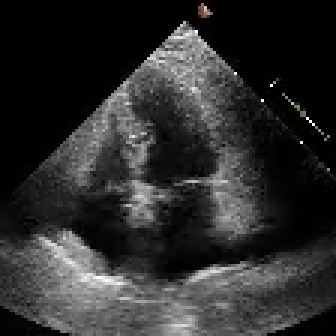
#> input picture frame 14 of Labs/02/Task_3_Echo_Analysis/data/0X1A0A263B22CCD966.mp4, 112 x 112 px (shown 3 times larger)
$ jupyter execute task3.ipynb
#> lines starting #> are read from the running program, lines starting #| are printed output that depends on the picture
[cell 1]
import cv2
import numpy as np
import matplotlib.pyplot as plt

[cell 2]
from pathlib import Path

DIR_OUTPUT = Path("./output")
DIR_DATA   = Path("./data")
DIR_OUTPUT.mkdir(parents=True, exist_ok=True)
DIR_DATA.mkdir(parents=True, exist_ok=True)

do it frame by frame

-histogram equalization

-colormap_jet

-apply color balance adjustment

-logarithmic transformation

-power law transformation (gamma transformation)

[cell 3]
#pre-compute lookup
x = np.arange(256, dtype=np.float32)

#log transform
log_lut = (255 / np.log(256)) * np.log(1+x)
# np.log(1 + x) stretches dark values and compresses bright ones.
# 255 / np.log(256) is the scaling constant, so the input 255 maps to exactly 255.

[cell 4]
#power law
gamma = 1.5 #gamma > 1 to suppress bright backscatter
gamma_lut = 255 * (x/255) ** gamma

# Combine both into a single table: log first, then gamma
combined = np.interp(log_lut, x, gamma_lut)
LUT = np.clip(combined, 0, 255).astype(np.uint8) #.astype(np.uint8) converts to 8-bit, which cv2.LUT requires

[cell 5]
def color_balance(img):
  f = img.astype(np.float32)
  b, g, r = cv2.split(f)
  mb, mg, mr = b.mean() + 1e-6, g.mean() + 1e-6, r.mean() + 1e-6
  gray = (mb+mg+mr) / 3
  b *= gray / mb
  g *= gray / mg
  r*= gray / mr
  return np.clip(cv2.merge([b, g, r]), 0, 255).astype(np.uint8)


def enhance(frame):
  gray = cv2.cvtColor(frame, cv2.COLOR_BGR2GRAY)
  eq = cv2.equalizeHist(gray)
  heatmap = cv2.applyColorMap(eq, cv2.COLORMAP_JET)
  balance = color_balance(heatmap)
  return cv2.LUT(balance, LUT)

[cell 6]
video = cv2.VideoCapture(DIR_DATA / "0X1A0A263B22CCD966.mp4")
assert video.isOpened(), "Could not open the video. Check the path."

fps = video.get(cv2.CAP_PROP_FPS) or 30
w = int(video.get(cv2.CAP_PROP_FRAME_WIDTH))
h = int(video.get(cv2.CAP_PROP_FRAME_HEIGHT))

out = cv2.VideoWriter(str(DIR_OUTPUT / "enhanced.mp4"), cv2.VideoWriter_fourcc(*"mp4v"), fps, (w*2, h))
#from google.colab.patches import cv2_imshow
while True:
  ret, frame = video.read()
#> frame is the input picture: shape (112, 112, 3); mean B, G, R 44.6, 44.6, 44.7
  if not ret: #end of video
    break
  processed = enhance(frame)
#> in enhance, `eq = cv2.equalizeHist(gray)`:
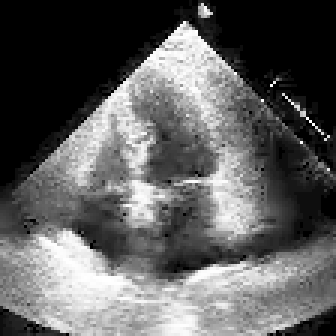
#> eq: shape (112, 112) (shown 3 times larger); min 0, max 255, mean 94.4
#> in enhance, `heatmap = cv2.applyColorMap(eq, cv2.COLORMAP_JET)`:
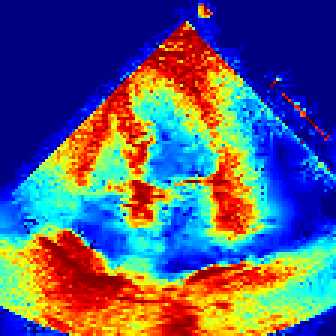
#> heatmap: shape (112, 112, 3) (shown 3 times larger); mean B, G, R 123.2, 93.7, 88.1
#> in color_balance, `b, g, r = cv2.split(f)`:
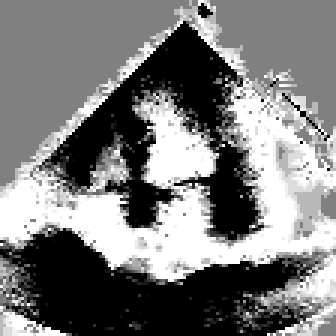
#> b: shape (112, 112) float32 (shown 3 times larger); min 0, max 255, mean 123.2
#> in color_balance, `b, g, r = cv2.split(f)`:
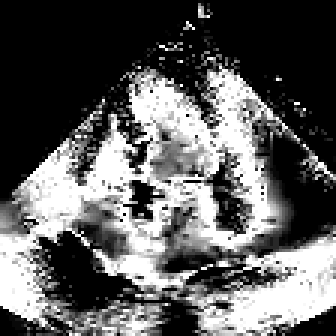
#> g: shape (112, 112) float32 (shown 3 times larger); min 0, max 255, mean 93.7
#> in color_balance, `b, g, r = cv2.split(f)`:
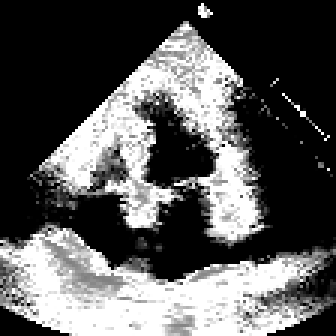
#> r: shape (112, 112) float32 (shown 3 times larger); min 0, max 255, mean 88.1
#> in color_balance, `mb, mg, mr = b.mean() + 1e-6, g.mean() + 1e-6, r.mean() + 1e-6`: mb = 123.2; mg = 93.74; mr = 88.13
#> in color_balance, `gray = (mb+mg+mr) / 3`: gray = 101.7
#> in color_balance, `b *= gray / mb`:
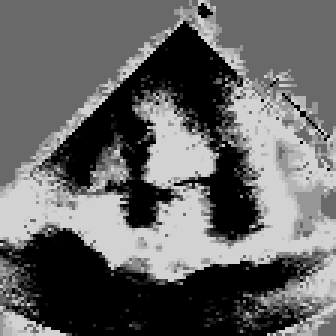
#> b: shape (112, 112) float32 (shown 3 times larger); min 0, max 210.5, mean 101.7
#> in color_balance, `return np.clip(cv2.merge([b, g, r]), 0, 255).astype(np.uint8)`:
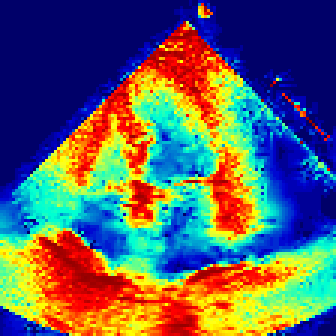
#> returned value: shape (112, 112, 3) (shown 3 times larger); mean of channels 0, 1, 2 101.3, 97.2, 93.4; drawn as B, G, R
#> in enhance, `return cv2.LUT(balance, LUT)`:
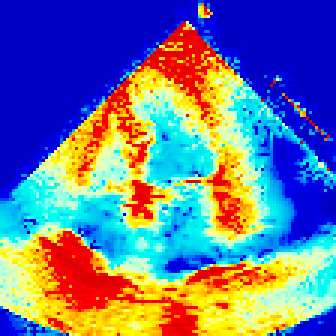
#> returned value: shape (112, 112, 3) (shown 3 times larger); mean of channels 0, 1, 2 150.2, 120.1, 106.5; drawn as B, G, R
  side_by_side = np.hstack([frame, processed])
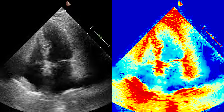
#> side_by_side: shape (112, 224, 3); mean B, G, R 97.4, 82.4, 75.6
  out.write(side_by_side)
  #cv2_imshow(side_by_side)

video.release()
out.release()
print("Done")

$ run again, starting later in the video
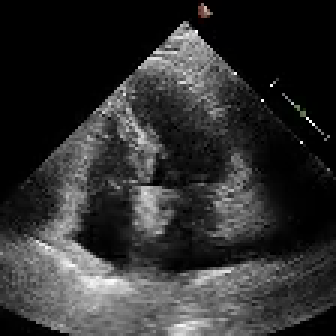
#> input picture frame 63 of Labs/02/Task_3_Echo_Analysis/data/0X1A0A263B22CCD966.mp4, 112 x 112 px (shown 3 times larger)
#> frame is the input picture: shape (112, 112, 3); mean B, G, R 47.9, 47.9, 47.9
#> in color_balance, `b, g, r = cv2.split(f)`:
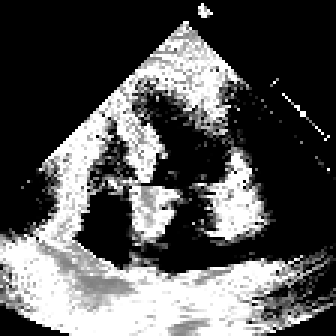
#> r: shape (112, 112) float32 (shown 3 times larger); min 0, max 255, mean 84.7
#> mb = 123.1; mg = 89.95; mr = 84.73
#> in color_balance, `gray = (mb+mg+mr) / 3`: gray = 99.25
#> `side_by_side = np.hstack([frame, processed])`:
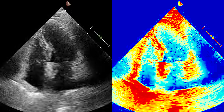
#> side_by_side: shape (112, 224, 3); mean B, G, R 99.5, 81.5, 75.3

$ run again, starting later in the video
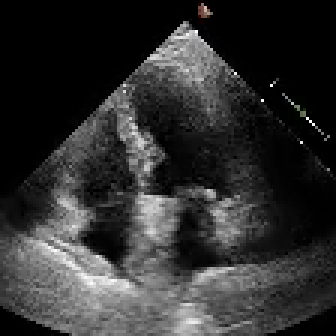
#> input picture frame 112 of Labs/02/Task_3_Echo_Analysis/data/0X1A0A263B22CCD966.mp4, 112 x 112 px (shown 3 times larger)
#> frame is the input picture: shape (112, 112, 3); mean B, G, R 47.9, 47.9, 47.9
#> in color_balance, `b, g, r = cv2.split(f)`:
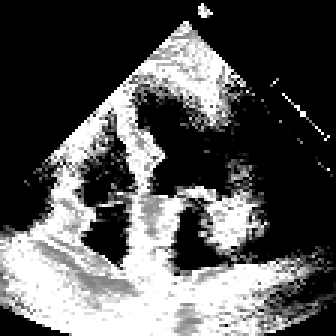
#> r: shape (112, 112) float32 (shown 3 times larger); min 0, max 255, mean 86.3
#> mb = 123; mg = 91.72; mr = 86.28
#> in color_balance, `gray = (mb+mg+mr) / 3`: gray = 100.3
#> `side_by_side = np.hstack([frame, processed])`:
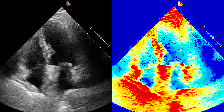
#> side_by_side: shape (112, 224, 3); mean B, G, R 99.2, 82.6, 76
